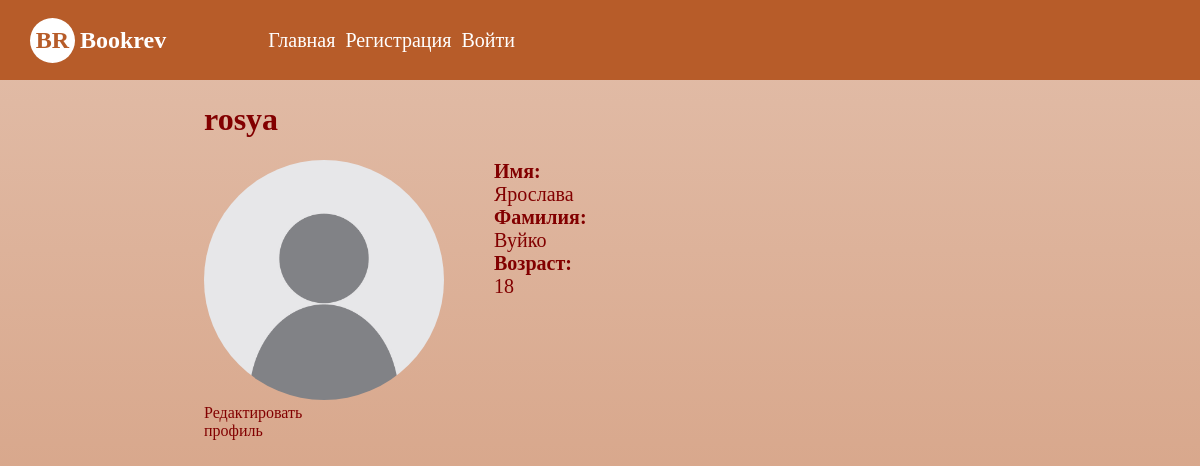
/user/rosya/, run on the app's committed database.
### books/models.py (models this page shows, shortened)
class CustomUser(AbstractUser):
    age = models.PositiveIntegerField(null=True, blank=True)
    avatar = models.ImageField(upload_to='photos/avatars/%Y/%m/%d/', default='photos/avatars/no_avatar.jpg')
    role = models.ForeignKey("Roles", on_delete=models.PROTECT, default=1)
    def __str__(self):
        return self.username

### books/views.py (the view)
# urls.py: path('user/<str:user_username>/', UserProfile.as_view(), name="profile"),
class UserProfile(DataMixin, DetailView):
    model = CustomUser
    template_name = "books/profile.html"
    username_url_kwarg = 'user_username'
    context_object_name = 'user'
    def get_object(self, queryset=None):
        return CustomUser.objects.get(username=self.kwargs['user_username'])
    def get_context_data(self, *, object_list=None, **kwargs):
        context = super().get_context_data(**kwargs)
        user = self.get_object()
        context['user'] = user
        g_def = self.get_user_context(title=context['user'])
        return dict(list(context.items()) + list(g_def.items()))

### books/utils.py (called while the page is built)
    def get_user_context(self, **kwargs):
        context = kwargs
        genres = Genres.objects.annotate(Count('books'))
        user_menu = menu.copy()
        if not self.request.user.is_authenticated:
            user_menu.pop(1)
        context['menu'] = user_menu
        context['genres'] = genres
        if 'genre_selected' not in context:
            context['genre_selected'] = 0
        return context

### books/templates/books/profile.html
{% extends 'books/base.html' %}
{% load static %}
{% block content %}
<div class="profile">
   <div>
        <h1>{{user.username}}</h1>
    </div>
    <div class="book-content">
        <div>
            <img class="avatar_image" src="{{user.avatar.url}}">
        </div>
        <div class="book-description">
            {% if user.first_name %}
            <div>
                <span class="bold-text">Имя:</span> {{user.first_name}}
            </div>
            {% endif %}
            {% if user.last_name %}
            <div>
                <span class="bold-text">Фамилия:</span> {{user.last_name}}
            </div>
            {% endif %}
            {% if user.age %}
            <div>
                <span class="bold-text">Возраст:</span> {{user.age}}
            </div>
            {% endif %}
        </div>
    </div>
    <div>
        <a href="{% url 'edit_profile' user_username=user.username %}">Редактировать профиль</a>
    </div>
</div>
{% endblock %}

### books/static/books/css/style.css (style rules this page uses)
body { margin: 0; padding: 0; font-family: Corbel; background: linear-gradient(rgba(183,92,41, 0.4), rgba(183,92,41, 0.63)); min-height: 100vh; color: #820000; }
a { color: #820000; text-decoration: none; }

### books/static/books/css/book.css (style rules this page uses)
.book-content { display: flex; }
.book-description { margin-left: 50px; margin-right: 17%; font-size: 20px; }
.bold-text { font-weight: bold; }

### books/static/books/css/profile.css (style rules this page uses)
.profile { margin-left: 17vw; }
.avatar_image { width: 20vw; border-radius: 100%; }

### data on the page
CustomUser: username "rosya", avatar (placeholder picture), first_name "Ярослава", last_name "Вуйко", age "18"

### other printed values
{{ m.title }} "Главная"
